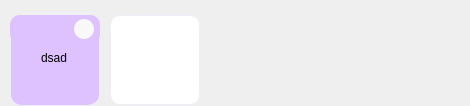
            <widget class="QWidget" name="valueRepo">
             <property name="geometry">
              <rect>
               <x>0</x>
               <y>0</y>
               <width>470</width>
               <height>106</height>
              </rect>
             </property>
             <property name="maximumSize">
              <size>
               <width>16777215</width>
               <height>106</height>
              </size>
             </property>
             <layout class="QHBoxLayout" name="valueGrid">
              <property name="spacing">
               <number>10</number>
              </property>
              <property name="leftMargin">
               <number>10</number>
              </property>
              <property name="topMargin">
               <number>0</number>
              </property>
              <property name="rightMargin">
               <number>10</number>
              </property>
              <property name="bottomMargin">
               <number>0</number>
              </property>
              <item>
               <widget class="QWidget" name="ValueName1" native="true">
                <property name="minimumSize">
                 <size>
                  <width>90</width>
                  <height>90</height>
                 </size>
                </property>
                <property name="maximumSize">
                 <size>
                  <width>75</width>
                  <height>75</height>
                 </size>
                </property>
                <property name="styleSheet">
                 <string notr="true">*{
background-color: rgb(221, 194, 255);
border:1px solid rgb(239, 239, 248);
border-radius:10px;
}
</string>
                </property>
                <layout class="QVBoxLayout" name="verticalLayout_9">
                 <property name="leftMargin">
                  <number>0</number>
                 </property>
                 <property name="topMargin">
                  <number>0</number>
                 </property>
                 <property name="rightMargin">
                  <number>0</number>
                 </property>
                 <property name="bottomMargin">
                  <number>0</number>
                 </property>
                 <item>
                  <widget class="QFrame" name="frame_10">
                   <property name="styleSheet">
                    <string notr="true">border:none</string>
                   </property>
                   <property name="frameShape">
                    <enum>QFrame::StyledPanel</enum>
                   </property>
                   <property name="frameShadow">
                    <enum>QFrame::Raised</enum>
                   </property>
                   <widget class="QPushButton" name="btn_writer_deleteValue">
                    <property name="geometry">
                     <rect>
                      <x>64</x>
                      <y>4</y>
                      <width>20</width>
                      <height>20</height>
                     </rect>
                    </property>
                    <property name="minimumSize">
                     <size>
                      <width>20</width>
                      <height>20</height>
                     </size>
                    </property>
                    <property name="maximumSize">
                     <size>
                      <width>20</width>
                      <height>20</height>
                     </size>
                    </property>
                    <property name="styleSheet">
                     <string notr="true">*{background-color:rgb(248, 248, 248);}
*:hover{
	
	background-color: rgb(223, 145, 146);
}

*:pressed{
background-color: rgb(203, 125, 126);
}</string>
                    </property>
                    <property name="text">
                     <string/>
                    </property>
                    <property name="icon">
                     <iconset resource="../resource.qrc">
                      <normaloff>:/icons/icon/关闭.ico</normaloff>:/icons/icon/关闭.ico</iconset>
                    </property>
                   </widget>
                  </widget>
                 </item>
                 <item alignment="Qt::AlignHCenter">
                  <widget class="QLineEdit" name="line_valueName">
                   <property name="minimumSize">
                    <size>
                     <width>85</width>
                     <height>55</height>
                    </size>
                   </property>
                   <property name="maximumSize">
                    <size>
                     <width>85</width>
                     <height>16777215</height>
                    </size>
                   </property>
                   <property name="styleSheet">
                    <string notr="true">border:None;
font: 700 10pt &quot;Microsoft YaHei UI&quot;;</string>
                   </property>
                   <property name="text">
                    <string>dsad</string>
                   </property>
                   <property name="alignment">
                    <set>Qt::AlignHCenter|Qt::AlignTop</set>
                   </property>
                  </widget>
                 </item>
                </layout>
               </widget>
              </item>
              <item>
               <widget class="QWidget" name="writer_addvalue" native="true">
                <property name="minimumSize">
                 <size>
                  <width>90</width>
                  <height>90</height>
                 </size>
                </property>
                <property name="maximumSize">
                 <size>
                  <width>75</width>
                  <height>75</height>
                 </size>
                </property>
                <property name="styleSheet">
                 <string notr="true">*{
background-color: rgb(255, 255, 255);
border:1px solid rgb(239, 239, 248);
border-radius:10px;
}
</string>
                </property>
                <layout class="QHBoxLayout" name="horizontalLayout_9">
                 <property name="leftMargin">
                  <number>0</number>
                 </property>
                 <property name="topMargin">
                  <number>0</number>
                 </property>
                 <property name="rightMargin">
                  <number>0</number>
                 </property>
                 <property name="bottomMargin">
                  <number>0</number>
                 </property>
                 <item>
                  <widget class="QPushButton" name="btn_writer_addValue">
                   <property name="minimumSize">
                    <size>
                     <width>90</width>
                     <height>90</height>
                    </size>
                   </property>
                   <property name="maximumSize">
                    <size>
                     <width>90</width>
                     <height>90</height>
                    </size>
                   </property>
                   <property name="styleSheet">
                    <string notr="true">*:hover{
	background-color: rgb(245, 245, 245);
}

*:pressed{
background-color: rgb(240, 240, 240);
}

*{
border-radius:10px;
}</string>
                   </property>
                   <property name="icon">
                    <iconset resource="../resource.qrc">
                     <normaloff>:/icons/icon/添加.ico</normaloff>:/icons/icon/添加.ico</iconset>
                   </property>
                   <property name="iconSize">
                    <size>
                     <width>30</width>
                     <height>30</height>
                    </size>
                   </property>
                  </widget>
                 </item>
                </layout>
               </widget>
              </item>
              <item>
               <spacer name="horizontalSpacer_5">
                <property name="orientation">
                 <enum>Qt::Horizontal</enum>
                </property>
                <property name="sizeHint" stdset="0">
                 <size>
                  <width>40</width>
                  <height>20</height>
                 </size>
                </property>
               </spacer>
              </item>
             </layout>
            </widget>
